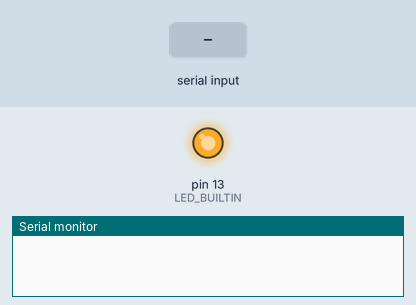
Bench run of a sketch on a simulated Arduino Mega 2560, built with avr-gcc and run on an emulated ATmega2560. Parts: output pins drawn as LEDs (lit = HIGH), the last lines printed to the serial monitor. The inputs (shaded band) are chosen by the test bench. The modem accepts every AT command (registered, SIM ready, sends succeed) and sends nothing else.

Above: at 3.2 s.
At 8.5 s:
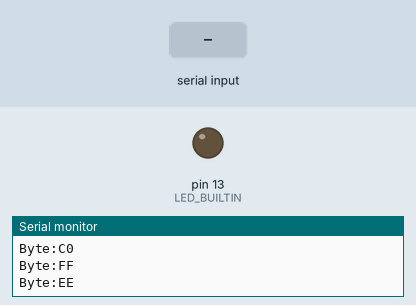
8.6 s: "1" received over the second serial link
Timing chart, 0 to 11.6 s (numbered marks = the images above; inputs shaded):
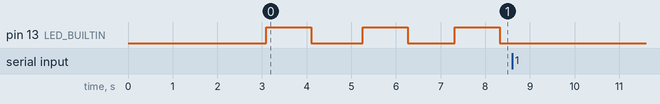

The sketch:

sketch.ino
```cpp
/*
 * Author: Geoffrey Levêque: https://github.com/gleveque7
 * Date: 2021/01/21
 * Description:
 * This arduino example will show you how to send a Sigfox message
 * using the wisol module and the MKR1000 (https://yadom.fr/carte-breakout-sfm10r1.html)
*/


//Set to 0 if you don't need to see the messages in the console
#define DEBUG 1

//Message buffer
uint8_t msg[12];

// the setup function runs once when you press reset or power the board
void setup() {
  // initialize digital pin LED_BUILTIN as an output.
  pinMode(LED_BUILTIN, OUTPUT);
  if(DEBUG){
    Serial.begin(9600);
  }
  delay(3000);

  // open Wisol communication
  Serial1.begin(9600);
  delay(100);
  getID();
  delay(100);
  getPAC();
}

// the loop function runs over and over again forever
void loop() {
  msg[0]=0xC0;
  msg[1]=0xFF;
  msg[2]=0xEE;

  sendMessage(msg, 3);

  // In the ETSI zone, due to the reglementation, an object cannot emit more than 1% of the time hourly
  // So, 1 hour = 3600 sec
  // 1% of 3600 sec = 36 sec
  // A Sigfox message takes 6 seconds to emit
  // 36 sec / 6 sec = 6 messages per hours -> 1 every 10 minutes
  delay(10*60*1000);
}

void blink(){
  digitalWrite(LED_BUILTIN, HIGH);   // turn the LED on (HIGH is the voltage level)
  delay(1000);                       // wait for a second
  digitalWrite(LED_BUILTIN, LOW);    // turn the LED off by making the voltage LOW
  delay(1000);
}

//Get Sigfox ID
String getID(){
  String id = "";
  char output;

  Serial1.print("AT$I=10\r");
  while (!Serial1.available()){
     blink();
  }

  while(Serial1.available()){
    output = Serial1.read();
    id += output;
    delay(10);
  }

  if(DEBUG){
    Serial.println("Sigfox Device ID: ");
    Serial.println(id);
  }

  return id;
}


//Get PAC number
String getPAC(){
  String pac = "";
  char output;

  Serial1.print("AT$I=11\r");
  while (!Serial1.available()){
     blink();
  }

  while(Serial1.available()){
    output = Serial1.read();
    pac += output;
    delay(10);
  }

  if(DEBUG){
    Serial.println("PAC number: ");
    Serial.println(pac);
  }

  return pac;
}


//Send Sigfox Message
void sendMessage(uint8_t msg[], int size){

  String status = "";
  char output;

  Serial1.print("AT$SF=");
  for(int i= 0;i<size;i++){
    Serial1.print(String(msg[i], HEX));
    if(DEBUG){
      Serial.print("Byte:");
      Serial.println(msg[i], HEX);
    }
  }

  Serial1.print("\r");

  while (!Serial1.available()){
     blink();
  }
  while(Serial1.available()){
    output = (char)Serial1.read();
    status += output;
    delay(10);
  }
  if(DEBUG){
    Serial.println();
    Serial.print("Status \t");
    Serial.println(status);
  }
}
```

Measured:
- by itself, pin 13 (LED_BUILTIN): alternates HIGH for 1.0 s and LOW for 1.1 s
